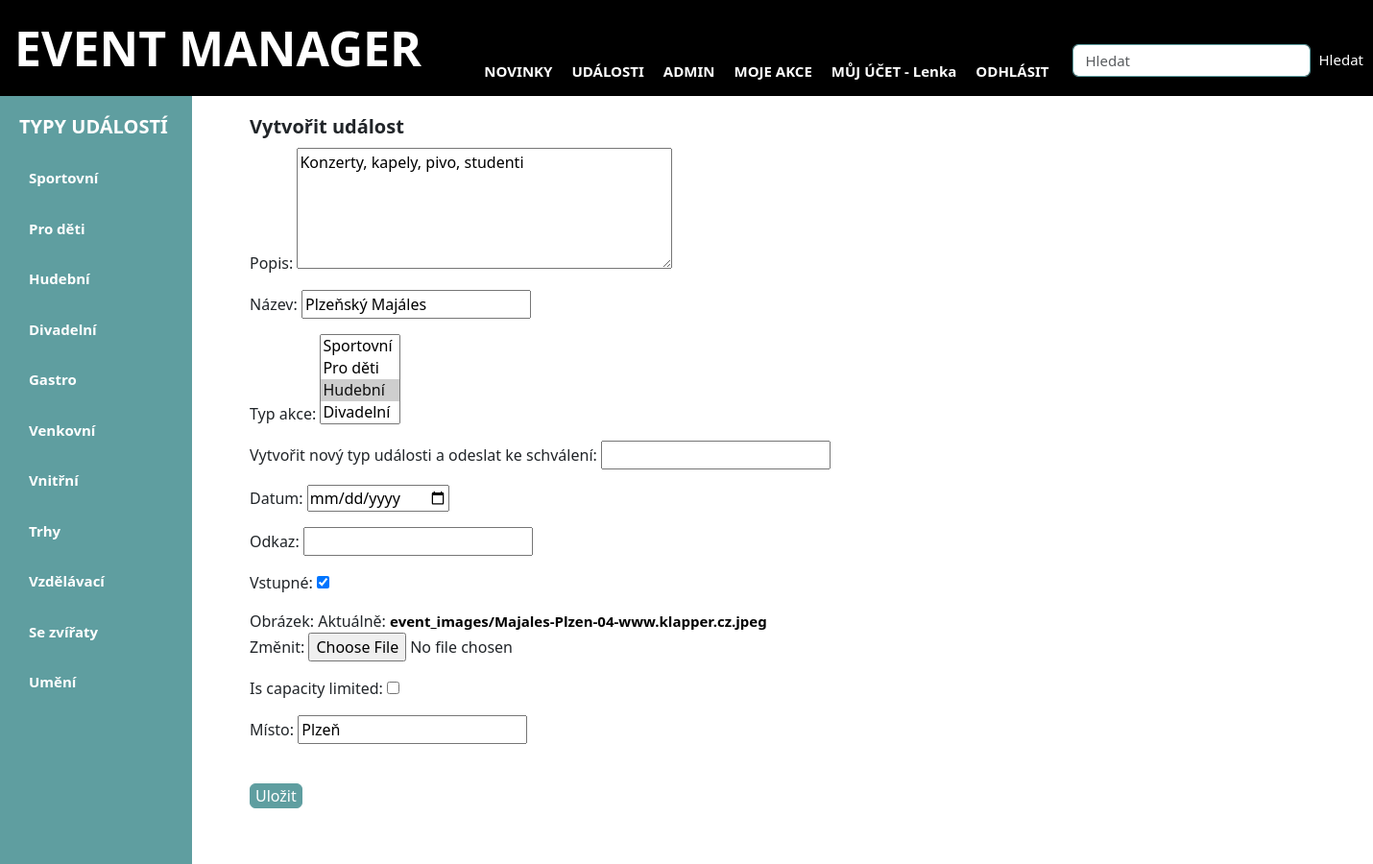
The app's page /events/update/6 (signed in), older data.
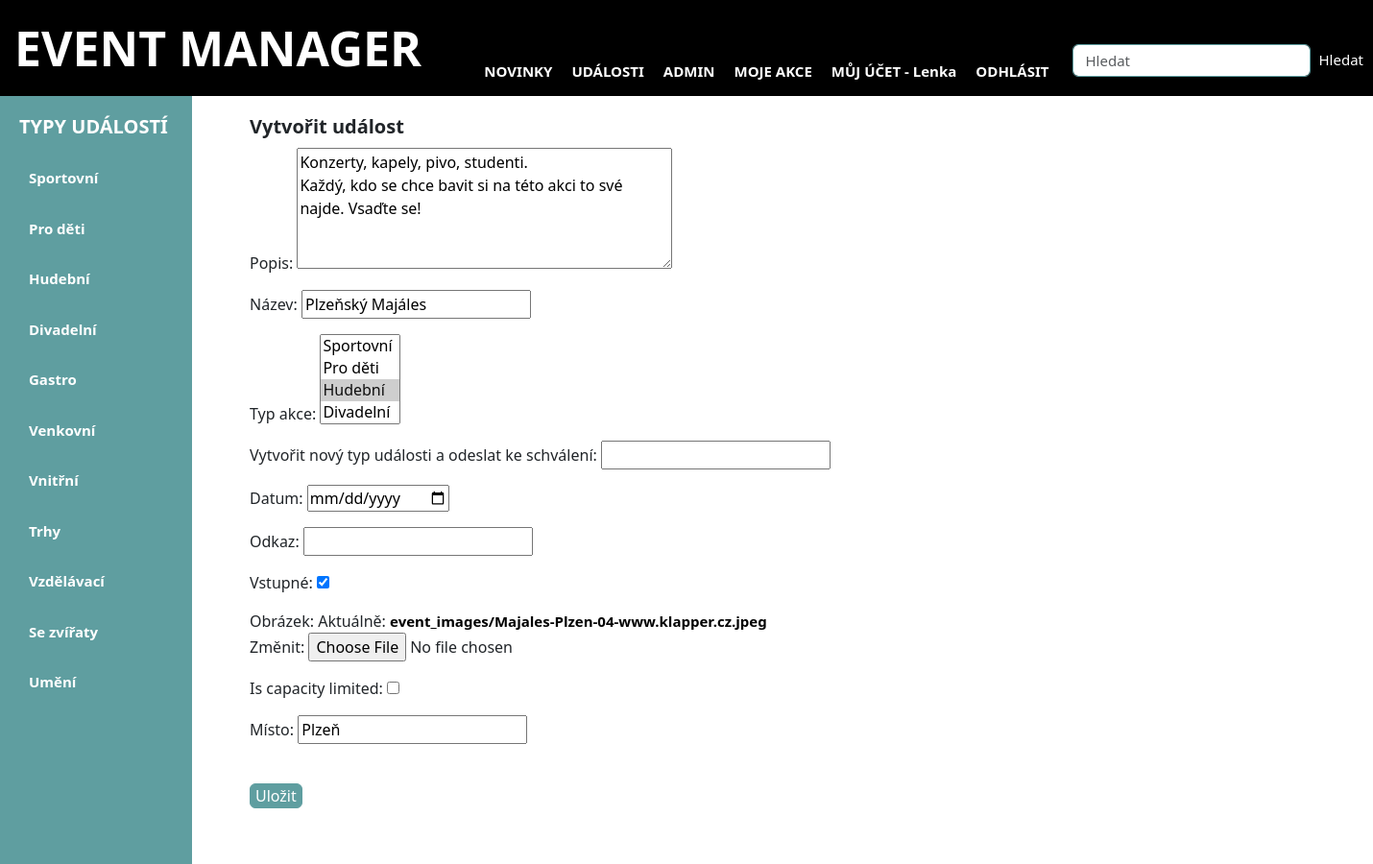
The same page, newer data.
### viewer/models.py (models this page shows, shortened)
class Event(Model):
  name = CharField(max_length=128)
  describtion = CharField(max_length=6000, default="")
  eventType = ManyToManyField(EventType)
  date = DateField(default=timezone.now)
  create_date = DateTimeField(auto_now_add=True)
  place = CharField(max_length=128, default="")
  entry = BooleanField(default=False)
  user = ForeignKey(User, on_delete=DO_NOTHING, default=1)
  link = URLField(max_length=200, blank=True, null=True)
  image = ImageField(upload_to='event_images/', blank=False, null=True)
  attendees = models.ManyToManyField(User, related_name="events_attending", blank=True)
  capacity = models.PositiveIntegerField(null=True, blank=True, default=None)  # None znamená neomezeno
  is_capacity_limited = models.BooleanField(default=False)
  is_approved = models.BooleanField(default=False)  # Výchozí hodnota je False (ne schváleno)

class EventType(Model):
    name = CharField(max_length=128)
    is_approved = models.BooleanField(default=False)  # Výchozí hodnota je False (neschváleno)
    class Meta:
        permissions = [
            ('custom_add_eventtype', 'Can add event type'),  # změňte název na něco jedinečného
        ]
    def __str__(self):
        return self.name

### viewer/views.py (the view, shortened to what this page needs)
# urls.py: path('events/update/<pk>', EventUpdateView.as_view(), name='event_update'),
class EventUpdateView(PermissionRequiredMixin, UpdateView):
  template_name = 'event_update_create_form.html'
  model = Event
  form_class = EventForm
  success_url = reverse_lazy('events')
  permission_required = 'viewer.add_event'

### viewer/forms.py (shortened to what this page needs)
class EventForm(ModelForm):
  class Meta:
    model = Event
    exclude = ['attendees']

### viewer/views.py (called while the page is built)
def global_data(request):
    data = EventType.objects.filter(is_approved=True)
    return {'type_list': data}

### viewer/templates/event_update_create_form.html (shortened to what this page needs)
{% extends "base.html" %}
{% block content %}
    <h3>Vytvořit událost</h3>
    <form method="post" enctype="multipart/form-data">
        {{ form.as_p }}
    <br>
    <input type="submit" value="Uložit" class="btn btn-primary">
</form>
{% endblock %}

Row changes from the older to the newer data that the page shows:
changed Event "Plzeň": describtion "Konzerty, kapely, pivo, studenti" → "Konzerty, kapely, pivo, studenti. Každý, kdo se chce bavit si na této akci to své najde. Vsaďte se!"
